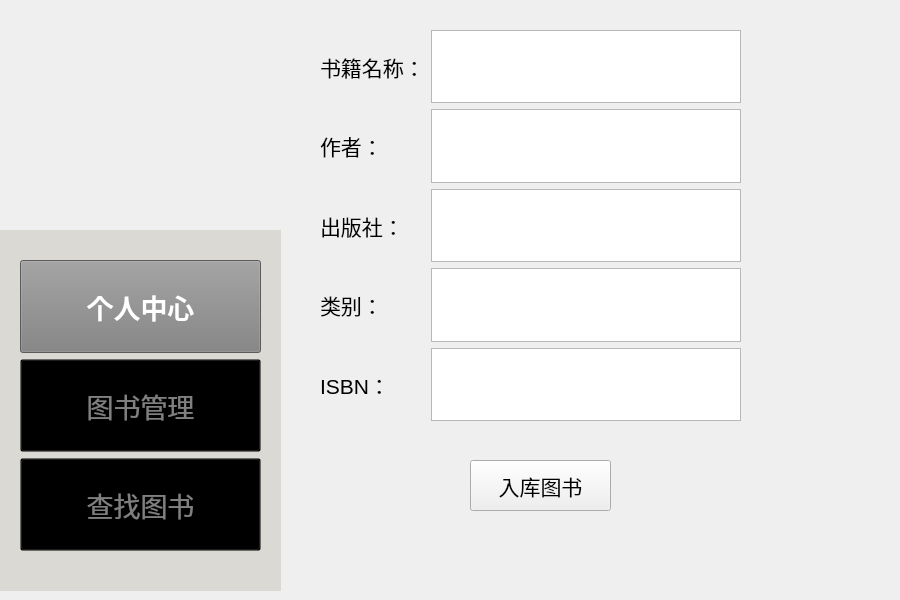
<?xml version="1.0" encoding="UTF-8"?>
<ui version="4.0">
 <class>inputbook</class>
 <widget class="QWidget" name="inputbook">
  <property name="geometry">
   <rect>
    <x>0</x>
    <y>0</y>
    <width>900</width>
    <height>600</height>
   </rect>
  </property>
  <property name="windowTitle">
   <string>Form</string>
  </property>
  <widget class="QLabel" name="logo">
   <property name="enabled">
    <bool>true</bool>
   </property>
   <property name="geometry">
    <rect>
     <x>0</x>
     <y>0</y>
     <width>281</width>
     <height>271</height>
    </rect>
   </property>
   <property name="styleSheet">
    <string notr="true">QLabel {
    background-color: transparent;
}
</string>
   </property>
   <property name="frameShape">
    <enum>QFrame::NoFrame</enum>
   </property>
   <property name="frameShadow">
    <enum>QFrame::Plain</enum>
   </property>
   <property name="text">
    <string/>
   </property>
   <property name="pixmap">
    <pixmap resource="Logo.qrc">:/image/Logo.png</pixmap>
   </property>
   <property name="scaledContents">
    <bool>true</bool>
   </property>
   <property name="wordWrap">
    <bool>false</bool>
   </property>
   <property name="openExternalLinks">
    <bool>false</bool>
   </property>
   <property name="textInteractionFlags">
    <set>Qt::LinksAccessibleByMouse</set>
   </property>
  </widget>
  <widget class="QLabel" name="cat_1">
   <property name="geometry">
    <rect>
     <x>730</x>
     <y>350</y>
     <width>171</width>
     <height>221</height>
    </rect>
   </property>
   <property name="sizePolicy">
    <sizepolicy hsizetype="Expanding" vsizetype="Expanding">
     <horstretch>0</horstretch>
     <verstretch>0</verstretch>
    </sizepolicy>
   </property>
   <property name="maximumSize">
    <size>
     <width>300</width>
     <height>300</height>
    </size>
   </property>
   <property name="text">
    <string/>
   </property>
   <property name="pixmap">
    <pixmap resource="Logo.qrc">:/image/Cat(1).png</pixmap>
   </property>
   <property name="scaledContents">
    <bool>true</bool>
   </property>
  </widget>
  <widget class="QWidget" name="verticalLayoutWidget">
   <property name="geometry">
    <rect>
     <x>0</x>
     <y>230</y>
     <width>281</width>
     <height>361</height>
    </rect>
   </property>
   <layout class="QVBoxLayout" name="mode">
    <item>
     <widget class="QFrame" name="frame">
      <property name="enabled">
       <bool>true</bool>
      </property>
      <property name="acceptDrops">
       <bool>false</bool>
      </property>
      <property name="autoFillBackground">
       <bool>false</bool>
      </property>
      <property name="styleSheet">
       <string notr="true">QFrame {
    background-color: rgb(218,217,211); 
}
</string>
      </property>
      <property name="frameShape">
       <enum>QFrame::NoFrame</enum>
      </property>
      <property name="frameShadow">
       <enum>QFrame::Plain</enum>
      </property>
      <widget class="QWidget" name="verticalLayoutWidget_2">
       <property name="geometry">
        <rect>
         <x>20</x>
         <y>30</y>
         <width>241</width>
         <height>291</height>
        </rect>
       </property>
       <layout class="QVBoxLayout" name="verticalLayout_2">
        <item>
         <widget class="QPushButton" name="PersonalMode_Button">
          <property name="enabled">
           <bool>true</bool>
          </property>
          <property name="sizePolicy">
           <sizepolicy hsizetype="Expanding" vsizetype="Expanding">
            <horstretch>0</horstretch>
            <verstretch>0</verstretch>
           </sizepolicy>
          </property>
          <property name="font">
           <font>
            <pointsize>20</pointsize>
            <bold>true</bold>
           </font>
          </property>
          <property name="focusPolicy">
           <enum>Qt::ClickFocus</enum>
          </property>
          <property name="layoutDirection">
           <enum>Qt::LeftToRight</enum>
          </property>
          <property name="autoFillBackground">
           <bool>false</bool>
          </property>
          <property name="styleSheet">
           <string notr="true">QPushButton {
    background-color: gray;
    color: white;
}</string>
          </property>
          <property name="text">
           <string>个人中心</string>
          </property>
         </widget>
        </item>
        <item>
         <widget class="QPushButton" name="BookMode_Button">
          <property name="enabled">
           <bool>true</bool>
          </property>
          <property name="sizePolicy">
           <sizepolicy hsizetype="Expanding" vsizetype="Expanding">
            <horstretch>0</horstretch>
            <verstretch>0</verstretch>
           </sizepolicy>
          </property>
          <property name="palette">
           <palette>
            <active>
             <colorrole role="WindowText">
              <brush brushstyle="SolidPattern">
               <color alpha="255">
                <red>128</red>
                <green>128</green>
                <blue>128</blue>
               </color>
              </brush>
             </colorrole>
             <colorrole role="Button">
              <brush brushstyle="SolidPattern">
               <color alpha="0">
                <red>0</red>
                <green>0</green>
                <blue>0</blue>
               </color>
              </brush>
             </colorrole>
             <colorrole role="Text">
              <brush brushstyle="SolidPattern">
               <color alpha="255">
                <red>128</red>
                <green>128</green>
                <blue>128</blue>
               </color>
              </brush>
             </colorrole>
             <colorrole role="ButtonText">
              <brush brushstyle="SolidPattern">
               <color alpha="255">
                <red>128</red>
                <green>128</green>
                <blue>128</blue>
               </color>
              </brush>
             </colorrole>
             <colorrole role="Base">
              <brush brushstyle="SolidPattern">
               <color alpha="0">
                <red>0</red>
                <green>0</green>
                <blue>0</blue>
               </color>
              </brush>
             </colorrole>
             <colorrole role="Window">
              <brush brushstyle="SolidPattern">
               <color alpha="0">
                <red>0</red>
                <green>0</green>
                <blue>0</blue>
               </color>
              </brush>
             </colorrole>
             <colorrole role="PlaceholderText">
              <brush brushstyle="SolidPattern">
               <color alpha="128">
                <red>128</red>
                <green>128</green>
                <blue>128</blue>
               </color>
              </brush>
             </colorrole>
            </active>
            <inactive>
             <colorrole role="WindowText">
              <brush brushstyle="SolidPattern">
               <color alpha="255">
                <red>128</red>
                <green>128</green>
                <blue>128</blue>
               </color>
              </brush>
             </colorrole>
             <colorrole role="Button">
              <brush brushstyle="SolidPattern">
               <color alpha="0">
                <red>0</red>
                <green>0</green>
                <blue>0</blue>
               </color>
              </brush>
             </colorrole>
             <colorrole role="Text">
              <brush brushstyle="SolidPattern">
               <color alpha="255">
                <red>128</red>
                <green>128</green>
                <blue>128</blue>
               </color>
              </brush>
             </colorrole>
             <colorrole role="ButtonText">
              <brush brushstyle="SolidPattern">
               <color alpha="255">
                <red>128</red>
                <green>128</green>
                <blue>128</blue>
               </color>
              </brush>
             </colorrole>
             <colorrole role="Base">
              <brush brushstyle="SolidPattern">
               <color alpha="0">
                <red>0</red>
                <green>0</green>
                <blue>0</blue>
               </color>
              </brush>
             </colorrole>
             <colorrole role="Window">
              <brush brushstyle="SolidPattern">
               <color alpha="0">
                <red>0</red>
                <green>0</green>
                <blue>0</blue>
               </color>
              </brush>
             </colorrole>
             <colorrole role="PlaceholderText">
              <brush brushstyle="SolidPattern">
               <color alpha="128">
                <red>128</red>
                <green>128</green>
                <blue>128</blue>
               </color>
              </brush>
             </colorrole>
            </inactive>
            <disabled>
             <colorrole role="WindowText">
              <brush brushstyle="SolidPattern">
               <color alpha="255">
                <red>128</red>
                <green>128</green>
                <blue>128</blue>
               </color>
              </brush>
             </colorrole>
             <colorrole role="Button">
              <brush brushstyle="SolidPattern">
               <color alpha="0">
                <red>0</red>
                <green>0</green>
                <blue>0</blue>
               </color>
              </brush>
             </colorrole>
             <colorrole role="Text">
              <brush brushstyle="SolidPattern">
               <color alpha="255">
                <red>128</red>
                <green>128</green>
                <blue>128</blue>
               </color>
              </brush>
             </colorrole>
             <colorrole role="ButtonText">
              <brush brushstyle="SolidPattern">
               <color alpha="255">
                <red>128</red>
                <green>128</green>
                <blue>128</blue>
               </color>
              </brush>
             </colorrole>
             <colorrole role="Base">
              <brush brushstyle="SolidPattern">
               <color alpha="0">
                <red>0</red>
                <green>0</green>
                <blue>0</blue>
               </color>
              </brush>
             </colorrole>
             <colorrole role="Window">
              <brush brushstyle="SolidPattern">
               <color alpha="0">
                <red>0</red>
                <green>0</green>
                <blue>0</blue>
               </color>
              </brush>
             </colorrole>
             <colorrole role="PlaceholderText">
              <brush brushstyle="SolidPattern">
               <color alpha="128">
                <red>128</red>
                <green>128</green>
                <blue>128</blue>
               </color>
              </brush>
             </colorrole>
            </disabled>
           </palette>
          </property>
          <property name="font">
           <font>
            <pointsize>20</pointsize>
            <bold>false</bold>
           </font>
          </property>
          <property name="mouseTracking">
           <bool>false</bool>
          </property>
          <property name="acceptDrops">
           <bool>false</bool>
          </property>
          <property name="layoutDirection">
           <enum>Qt::LeftToRight</enum>
          </property>
          <property name="autoFillBackground">
           <bool>false</bool>
          </property>
          <property name="styleSheet">
           <string notr="true">QPushButton {
    background-color: transparent;
    color: grey;
}
</string>
          </property>
          <property name="text">
           <string>图书管理</string>
          </property>
         </widget>
        </item>
        <item>
         <widget class="QPushButton" name="FindBookMode_Button">
          <property name="sizePolicy">
           <sizepolicy hsizetype="Expanding" vsizetype="Expanding">
            <horstretch>0</horstretch>
            <verstretch>0</verstretch>
           </sizepolicy>
          </property>
          <property name="font">
           <font>
            <pointsize>20</pointsize>
            <bold>false</bold>
           </font>
          </property>
          <property name="layoutDirection">
           <enum>Qt::LeftToRight</enum>
          </property>
          <property name="autoFillBackground">
           <bool>false</bool>
          </property>
          <property name="styleSheet">
           <string notr="true">QPushButton {
    background-color: transparent;
    color: grey;
}
</string>
          </property>
          <property name="text">
           <string>查找图书</string>
          </property>
         </widget>
        </item>
       </layout>
       <zorder>BookMode_Button</zorder>
       <zorder>FindBookMode_Button</zorder>
       <zorder>PersonalMode_Button</zorder>
      </widget>
     </widget>
    </item>
   </layout>
  </widget>
  <widget class="QWidget" name="verticalLayoutWidget_3">
   <property name="geometry">
    <rect>
     <x>320</x>
     <y>30</y>
     <width>421</width>
     <height>391</height>
    </rect>
   </property>
   <layout class="QVBoxLayout" name="inputmode">
    <item>
     <layout class="QHBoxLayout" name="horizontalLayout">
      <item>
       <layout class="QVBoxLayout" name="verticalLayout_3">
        <item>
         <widget class="QLabel" name="label">
          <property name="font">
           <font>
            <pointsize>16</pointsize>
           </font>
          </property>
          <property name="text">
           <string>书籍名称：</string>
          </property>
         </widget>
        </item>
        <item>
         <widget class="QLabel" name="label_2">
          <property name="font">
           <font>
            <pointsize>16</pointsize>
           </font>
          </property>
          <property name="text">
           <string>作者：</string>
          </property>
         </widget>
        </item>
        <item>
         <widget class="QLabel" name="label_3">
          <property name="font">
           <font>
            <pointsize>16</pointsize>
           </font>
          </property>
          <property name="text">
           <string>出版社：</string>
          </property>
         </widget>
        </item>
        <item>
         <widget class="QLabel" name="label_5">
          <property name="font">
           <font>
            <pointsize>16</pointsize>
           </font>
          </property>
          <property name="text">
           <string>类别：</string>
          </property>
         </widget>
        </item>
        <item>
         <widget class="QLabel" name="label_4">
          <property name="font">
           <font>
            <pointsize>16</pointsize>
           </font>
          </property>
          <property name="text">
           <string>ISBN：</string>
          </property>
         </widget>
        </item>
       </layout>
      </item>
      <item>
       <layout class="QVBoxLayout" name="verticalLayout_4">
        <item>
         <widget class="QTextEdit" name="Book_Name_input"/>
        </item>
        <item>
         <widget class="QTextEdit" name="Author_Name_input"/>
        </item>
        <item>
         <widget class="QTextEdit" name="Press_Name_input"/>
        </item>
        <item>
         <widget class="QTextEdit" name="Type_Name_input"/>
        </item>
        <item>
         <widget class="QTextEdit" name="ISBN_Name_input"/>
        </item>
       </layout>
      </item>
     </layout>
    </item>
   </layout>
  </widget>
  <widget class="QPushButton" name="pushButton">
   <property name="geometry">
    <rect>
     <x>470</x>
     <y>460</y>
     <width>141</width>
     <height>51</height>
    </rect>
   </property>
   <property name="font">
    <font>
     <pointsize>16</pointsize>
    </font>
   </property>
   <property name="text">
    <string>入库图书</string>
   </property>
  </widget>
  <widget class="QWidget" name="widget" native="true">
   <property name="geometry">
    <rect>
     <x>750</x>
     <y>0</y>
     <width>150</width>
     <height>110</height>
    </rect>
   </property>
   <widget class="QLabel" name="label_6">
    <property name="geometry">
     <rect>
      <x>9</x>
      <y>10</y>
      <width>131</width>
      <height>31</height>
     </rect>
    </property>
    <property name="text">
     <string/>
    </property>
   </widget>
  </widget>
 </widget>
 <resources>
  <include location="Logo.qrc"/>
 </resources>
 <connections/>
</ui>
